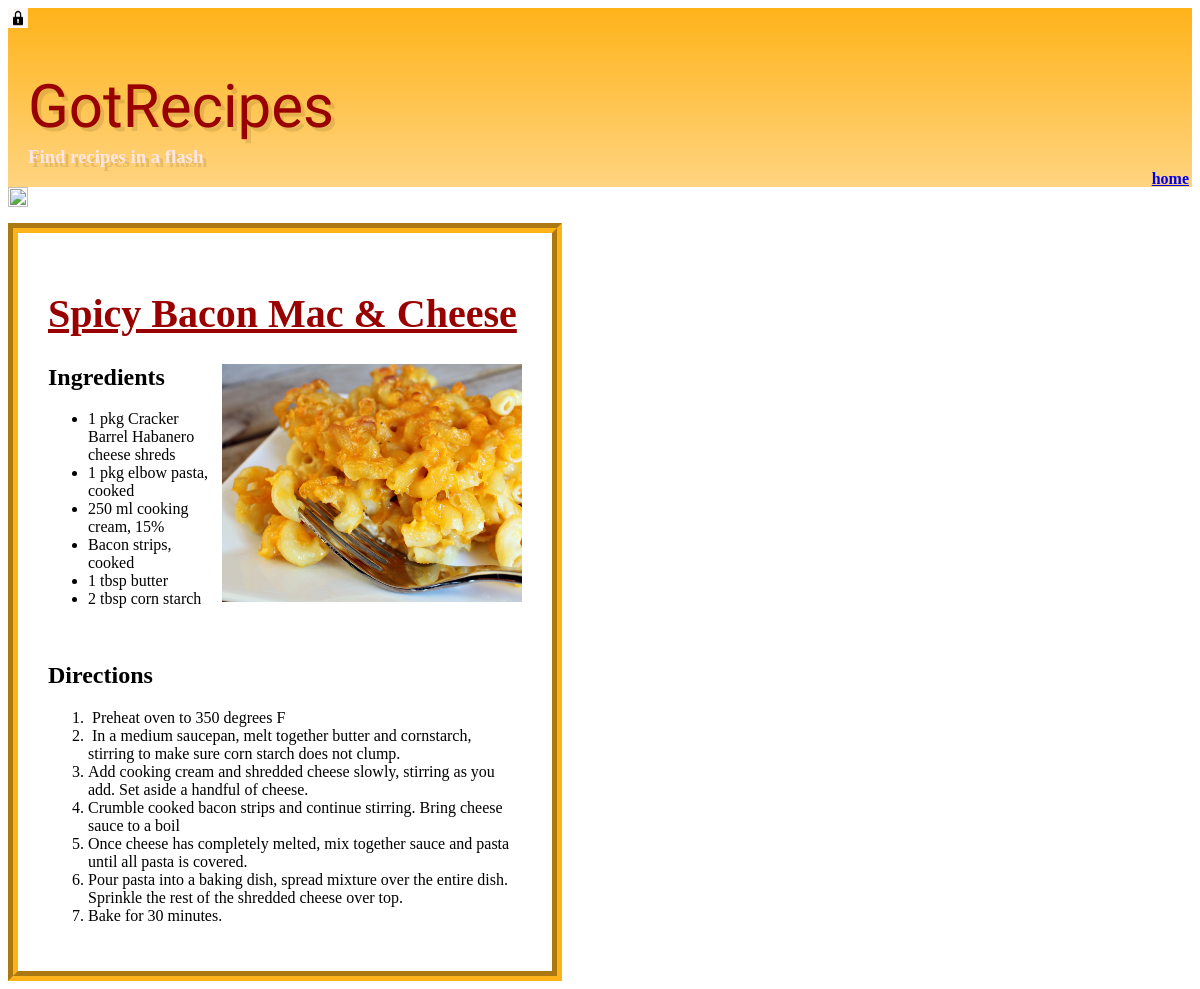
The page /recipe/16/ on the database its author committed.
### gotrecipes/models.py (models this page shows, shortened)
class Recipe(models.Model):
  title=models.CharField(max_length=200)
  ingredients=models.TextField()
  directions=models.TextField()
  image = models.ImageField(upload_to='recipe_images', default='recipe_images/default.png')

### gotrecipes/views.py (the view)
# urls.py: url(r'^recipe/(?P<pk>\d+)/$', views.recipe_detail, name='recipe_detail'),
def recipe_detail(request, pk):
	recipe=get_object_or_404(Recipe, pk=pk)
	return render(request, 'gotrecipes/recipe_detail.html', {'recipe': recipe})

### gotrecipes/templates/gotrecipes/recipe_detail.html (shortened to what this page needs)
{% extends 'gotrecipes/base.html' %}
{% load staticfiles %}
{% block content %}
	<div class="recipe-mods">
		<form>
			<img class="icon" value="Print this page"src="{% static 'images/printer.png' %}" alt='print' onClick="window.print()">
		</form>
		</div>
	<div class="recipe-detail">
		{% autoescape off %}
		<h1 id="recipe-title">{{ recipe.title }}</h1>
		<div>
			<img id='food-img' src="{{ recipe.image.url }}" alt='recipe-image' />
		</div>
		<h2>Ingredients</h2>
		<p>{{ recipe.ingredients }}</p>
		<br>
		<h2>Directions</h2>
		<p>{{ recipe.directions }}</p>
		{% endautoescape %}
	</div>
{% endblock %}

### gotrecipes/static/css/base.css (style rules this page uses)
.recipe-detail { border-color: #ffb31a; border-style: groove; border-width: 10px; }
h1,h3 { font: Helvetica, sans-serif; }
.icon { width: 20px; height: 20px }
#recipe-title { font-size: 40px; color: #990000; text-decoration: underline; }
.recipe-detail { padding: 30px; width: 40%; }
#food-img { max-height: 300px; max-width: 300px; float: right; }

### rows shown on the page
Recipe: title "Spicy Bacon Mac & Cheese", image (picture), ingredients "1 pkg Cracker Barrel Habanero cheese shreds 1 pkg elbow pasta, cooked 250 ml cooking cream, 15% Bacon strips, cooked 1 tbsp butter 2 tbsp corn starch", directions "Preheat oven to 350 degrees F In a medium saucepan, melt together butter and cornstarch, stirring to make sure corn starch does not clump. Add cooking cream and shredded cheese slowly, stirring as you add. Set aside a handful of cheese. Crumble cooked bacon strips and continue stirring. Bring cheese sauce to a boil Once cheese has completely melted, mix together sauce and pasta until all pasta is covered. Pour pasta into a baking dish, spread mixture over the entire dish. Sprinkle the rest of the shredded cheese over top. Bake for 30 minutes."
